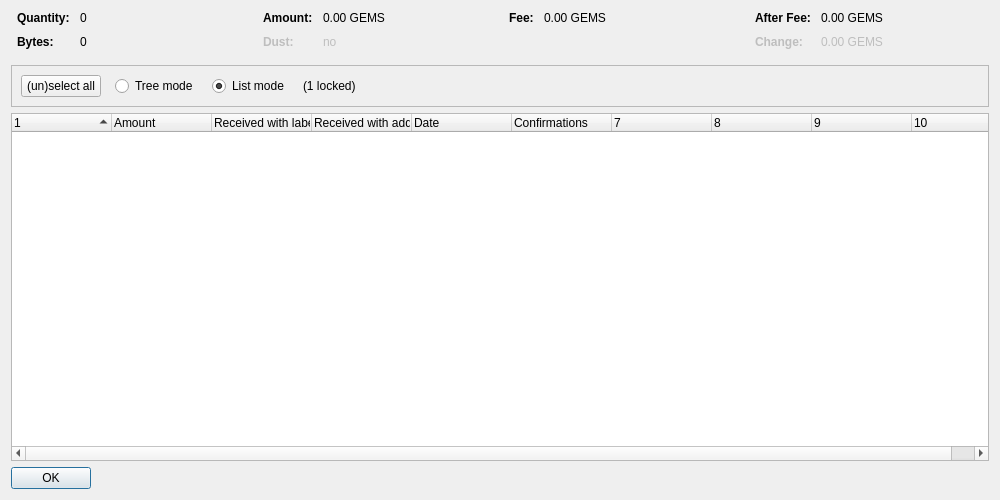
<?xml version="1.0" encoding="UTF-8"?>
<ui version="4.0">
 <class>CoinControlDialog</class>
 <widget class="QDialog" name="CoinControlDialog">
  <property name="geometry">
   <rect>
    <x>0</x>
    <y>0</y>
    <width>1000</width>
    <height>500</height>
   </rect>
  </property>
  <property name="windowTitle">
   <string>Coin Selection</string>
  </property>
  <layout class="QVBoxLayout" name="verticalLayout">
   <item>
    <layout class="QHBoxLayout" name="horizontalLayoutTop" stretch="0,0,0,0">
     <property name="topMargin">
      <number>0</number>
     </property>
     <property name="bottomMargin">
      <number>10</number>
     </property>
     <item>
      <layout class="QFormLayout" name="formLayoutCoinControl1">
       <property name="horizontalSpacing">
        <number>10</number>
       </property>
       <property name="verticalSpacing">
        <number>10</number>
       </property>
       <property name="leftMargin">
        <number>6</number>
       </property>
       <property name="rightMargin">
        <number>6</number>
       </property>
       <item row="0" column="0">
        <widget class="QLabel" name="labelCoinControlQuantityText">
         <property name="font">
          <font>
           <weight>75</weight>
           <bold>true</bold>
          </font>
         </property>
         <property name="text">
          <string>Quantity:</string>
         </property>
        </widget>
       </item>
       <item row="0" column="1">
        <widget class="QLabel" name="labelCoinControlQuantity">
         <property name="cursor">
          <cursorShape>IBeamCursor</cursorShape>
         </property>
         <property name="contextMenuPolicy">
          <enum>Qt::ActionsContextMenu</enum>
         </property>
         <property name="text">
          <string notr="true">0</string>
         </property>
         <property name="textInteractionFlags">
          <set>Qt::LinksAccessibleByMouse|Qt::TextSelectableByKeyboard|Qt::TextSelectableByMouse</set>
         </property>
        </widget>
       </item>
       <item row="1" column="0">
        <widget class="QLabel" name="labelCoinControlBytesText">
         <property name="font">
          <font>
           <weight>75</weight>
           <bold>true</bold>
          </font>
         </property>
         <property name="text">
          <string>Bytes:</string>
         </property>
        </widget>
       </item>
       <item row="1" column="1">
        <widget class="QLabel" name="labelCoinControlBytes">
         <property name="cursor">
          <cursorShape>IBeamCursor</cursorShape>
         </property>
         <property name="contextMenuPolicy">
          <enum>Qt::ActionsContextMenu</enum>
         </property>
         <property name="text">
          <string notr="true">0</string>
         </property>
         <property name="textInteractionFlags">
          <set>Qt::LinksAccessibleByMouse|Qt::TextSelectableByKeyboard|Qt::TextSelectableByMouse</set>
         </property>
        </widget>
       </item>
      </layout>
     </item>
     <item>
      <layout class="QFormLayout" name="formLayoutCoinControl2">
       <property name="horizontalSpacing">
        <number>10</number>
       </property>
       <property name="verticalSpacing">
        <number>10</number>
       </property>
       <property name="leftMargin">
        <number>6</number>
       </property>
       <property name="rightMargin">
        <number>6</number>
       </property>
       <item row="0" column="0">
        <widget class="QLabel" name="labelCoinControlAmountText">
         <property name="font">
          <font>
           <weight>75</weight>
           <bold>true</bold>
          </font>
         </property>
         <property name="text">
          <string>Amount:</string>
         </property>
        </widget>
       </item>
       <item row="0" column="1">
        <widget class="QLabel" name="labelCoinControlAmount">
         <property name="cursor">
          <cursorShape>IBeamCursor</cursorShape>
         </property>
         <property name="contextMenuPolicy">
          <enum>Qt::ActionsContextMenu</enum>
         </property>
         <property name="text">
          <string notr="true">0.00 GEMS</string>
         </property>
         <property name="textInteractionFlags">
          <set>Qt::LinksAccessibleByMouse|Qt::TextSelectableByKeyboard|Qt::TextSelectableByMouse</set>
         </property>
        </widget>
       </item>
       <item row="1" column="0">
        <widget class="QLabel" name="labelCoinControlLowOutputText">
         <property name="enabled">
          <bool>false</bool>
         </property>
         <property name="font">
          <font>
           <weight>75</weight>
           <bold>true</bold>
          </font>
         </property>
         <property name="text">
          <string>Dust:</string>
         </property>
        </widget>
       </item>
       <item row="1" column="1">
        <widget class="QLabel" name="labelCoinControlLowOutput">
         <property name="enabled">
          <bool>false</bool>
         </property>
         <property name="cursor">
          <cursorShape>IBeamCursor</cursorShape>
         </property>
         <property name="contextMenuPolicy">
          <enum>Qt::ActionsContextMenu</enum>
         </property>
         <property name="text">
          <string notr="true">no</string>
         </property>
         <property name="textInteractionFlags">
          <set>Qt::LinksAccessibleByMouse|Qt::TextSelectableByKeyboard|Qt::TextSelectableByMouse</set>
         </property>
        </widget>
       </item>
      </layout>
     </item>
     <item>
      <layout class="QFormLayout" name="formLayoutCoinControl3">
       <property name="horizontalSpacing">
        <number>10</number>
       </property>
       <property name="verticalSpacing">
        <number>10</number>
       </property>
       <property name="leftMargin">
        <number>6</number>
       </property>
       <property name="rightMargin">
        <number>6</number>
       </property>
       <item row="0" column="0">
        <widget class="QLabel" name="labelCoinControlFeeText">
         <property name="font">
          <font>
           <weight>75</weight>
           <bold>true</bold>
          </font>
         </property>
         <property name="text">
          <string>Fee:</string>
         </property>
        </widget>
       </item>
       <item row="0" column="1">
        <widget class="QLabel" name="labelCoinControlFee">
         <property name="cursor">
          <cursorShape>IBeamCursor</cursorShape>
         </property>
         <property name="contextMenuPolicy">
          <enum>Qt::ActionsContextMenu</enum>
         </property>
         <property name="text">
          <string notr="true">0.00 GEMS</string>
         </property>
         <property name="textInteractionFlags">
          <set>Qt::LinksAccessibleByMouse|Qt::TextSelectableByKeyboard|Qt::TextSelectableByMouse</set>
         </property>
        </widget>
       </item>
      </layout>
     </item>
     <item>
      <layout class="QFormLayout" name="formLayoutCoinControl4">
       <property name="horizontalSpacing">
        <number>10</number>
       </property>
       <property name="verticalSpacing">
        <number>10</number>
       </property>
       <property name="leftMargin">
        <number>6</number>
       </property>
       <property name="rightMargin">
        <number>6</number>
       </property>
       <item row="0" column="0">
        <widget class="QLabel" name="labelCoinControlAfterFeeText">
         <property name="font">
          <font>
           <weight>75</weight>
           <bold>true</bold>
          </font>
         </property>
         <property name="text">
          <string>After Fee:</string>
         </property>
        </widget>
       </item>
       <item row="0" column="1">
        <widget class="QLabel" name="labelCoinControlAfterFee">
         <property name="cursor">
          <cursorShape>IBeamCursor</cursorShape>
         </property>
         <property name="contextMenuPolicy">
          <enum>Qt::ActionsContextMenu</enum>
         </property>
         <property name="text">
          <string notr="true">0.00 GEMS</string>
         </property>
         <property name="textInteractionFlags">
          <set>Qt::LinksAccessibleByMouse|Qt::TextSelectableByKeyboard|Qt::TextSelectableByMouse</set>
         </property>
        </widget>
       </item>
       <item row="1" column="0">
        <widget class="QLabel" name="labelCoinControlChangeText">
         <property name="enabled">
          <bool>false</bool>
         </property>
         <property name="font">
          <font>
           <weight>75</weight>
           <bold>true</bold>
          </font>
         </property>
         <property name="text">
          <string>Change:</string>
         </property>
        </widget>
       </item>
       <item row="1" column="1">
        <widget class="QLabel" name="labelCoinControlChange">
         <property name="enabled">
          <bool>false</bool>
         </property>
         <property name="cursor">
          <cursorShape>IBeamCursor</cursorShape>
         </property>
         <property name="contextMenuPolicy">
          <enum>Qt::ActionsContextMenu</enum>
         </property>
         <property name="text">
          <string notr="true">0.00 GEMS</string>
         </property>
         <property name="textInteractionFlags">
          <set>Qt::LinksAccessibleByMouse|Qt::TextSelectableByKeyboard|Qt::TextSelectableByMouse</set>
         </property>
        </widget>
       </item>
      </layout>
     </item>
    </layout>
   </item>
   <item>
    <widget class="QFrame" name="frame">
     <property name="minimumSize">
      <size>
       <width>0</width>
       <height>40</height>
      </size>
     </property>
     <property name="frameShape">
      <enum>QFrame::StyledPanel</enum>
     </property>
     <property name="frameShadow">
      <enum>QFrame::Sunken</enum>
     </property>
     <layout class="QHBoxLayout" name="horizontalLayout">
      <item>
       <layout class="QHBoxLayout" name="horizontalLayoutPanel" stretch="0,0,0,0,0">
        <property name="spacing">
         <number>14</number>
        </property>
        <item>
         <widget class="QPushButton" name="pushButtonSelectAll">
          <property name="sizePolicy">
           <sizepolicy hsizetype="Maximum" vsizetype="Fixed">
            <horstretch>0</horstretch>
            <verstretch>0</verstretch>
           </sizepolicy>
          </property>
          <property name="text">
           <string>(un)select all</string>
          </property>
          <property name="autoDefault">
           <bool>false</bool>
          </property>
         </widget>
        </item>
        <item>
         <widget class="QRadioButton" name="radioTreeMode">
          <property name="sizePolicy">
           <sizepolicy hsizetype="Maximum" vsizetype="Fixed">
            <horstretch>0</horstretch>
            <verstretch>0</verstretch>
           </sizepolicy>
          </property>
          <property name="text">
           <string>Tree mode</string>
          </property>
         </widget>
        </item>
        <item>
         <widget class="QRadioButton" name="radioListMode">
          <property name="sizePolicy">
           <sizepolicy hsizetype="Maximum" vsizetype="Fixed">
            <horstretch>0</horstretch>
            <verstretch>0</verstretch>
           </sizepolicy>
          </property>
          <property name="text">
           <string>List mode</string>
          </property>
          <property name="checked">
           <bool>true</bool>
          </property>
         </widget>
        </item>
        <item>
         <widget class="QLabel" name="labelLocked">
          <property name="text">
           <string notr="true">(1 locked)</string>
          </property>
         </widget>
        </item>
        <item>
         <spacer name="horizontalSpacer">
          <property name="orientation">
           <enum>Qt::Horizontal</enum>
          </property>
          <property name="sizeHint" stdset="0">
           <size>
            <width>40</width>
            <height>20</height>
           </size>
          </property>
         </spacer>
        </item>
       </layout>
      </item>
     </layout>
    </widget>
   </item>
   <item>
    <widget class="CoinControlTreeWidget" name="treeWidget">
     <property name="contextMenuPolicy">
      <enum>Qt::CustomContextMenu</enum>
     </property>
     <property name="sortingEnabled">
      <bool>false</bool>
     </property>
     <property name="columnCount">
      <number>10</number>
     </property>
     <attribute name="headerShowSortIndicator" stdset="0">
      <bool>true</bool>
     </attribute>
     <attribute name="headerStretchLastSection">
      <bool>false</bool>
     </attribute>
     <column>
      <property name="text">
       <string/>
      </property>
     </column>
     <column>
      <property name="text">
       <string>Amount</string>
      </property>
     </column>
     <column>
      <property name="text">
       <string>Received with label</string>
      </property>
     </column>
     <column>
      <property name="text">
       <string>Received with address</string>
      </property>
     </column>
     <column>
      <property name="text">
       <string>Date</string>
      </property>
     </column>
     <column>
      <property name="text">
       <string>Confirmations</string>
      </property>
      <property name="toolTip">
       <string>Confirmed</string>
      </property>
     </column>
     <column>
      <property name="text">
       <string/>
      </property>
     </column>
     <column>
      <property name="text">
       <string/>
      </property>
     </column>
     <column>
      <property name="text">
       <string/>
      </property>
     </column>
     <column>
      <property name="text">
       <string/>
      </property>
     </column>
    </widget>
   </item>
   <item>
    <widget class="QDialogButtonBox" name="buttonBox">
     <property name="sizePolicy">
      <sizepolicy hsizetype="Maximum" vsizetype="Fixed">
       <horstretch>0</horstretch>
       <verstretch>0</verstretch>
      </sizepolicy>
     </property>
     <property name="orientation">
      <enum>Qt::Horizontal</enum>
     </property>
     <property name="standardButtons">
      <set>QDialogButtonBox::Ok</set>
     </property>
    </widget>
   </item>
  </layout>
 </widget>
 <customwidgets>
  <customwidget>
   <class>CoinControlTreeWidget</class>
   <extends>QTreeWidget</extends>
   <header>coincontroltreewidget.h</header>
  </customwidget>
 </customwidgets>
 <resources/>
 <connections/>
</ui>
